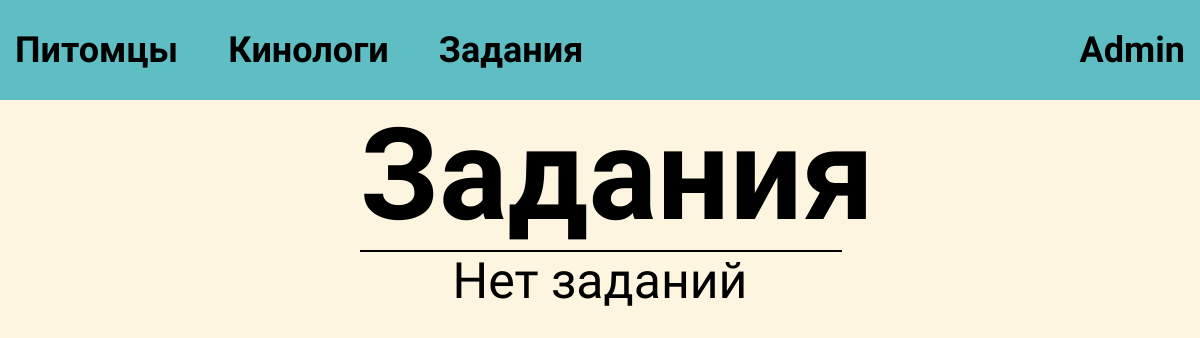
Page /home.php (signed in) on the earlier database version.
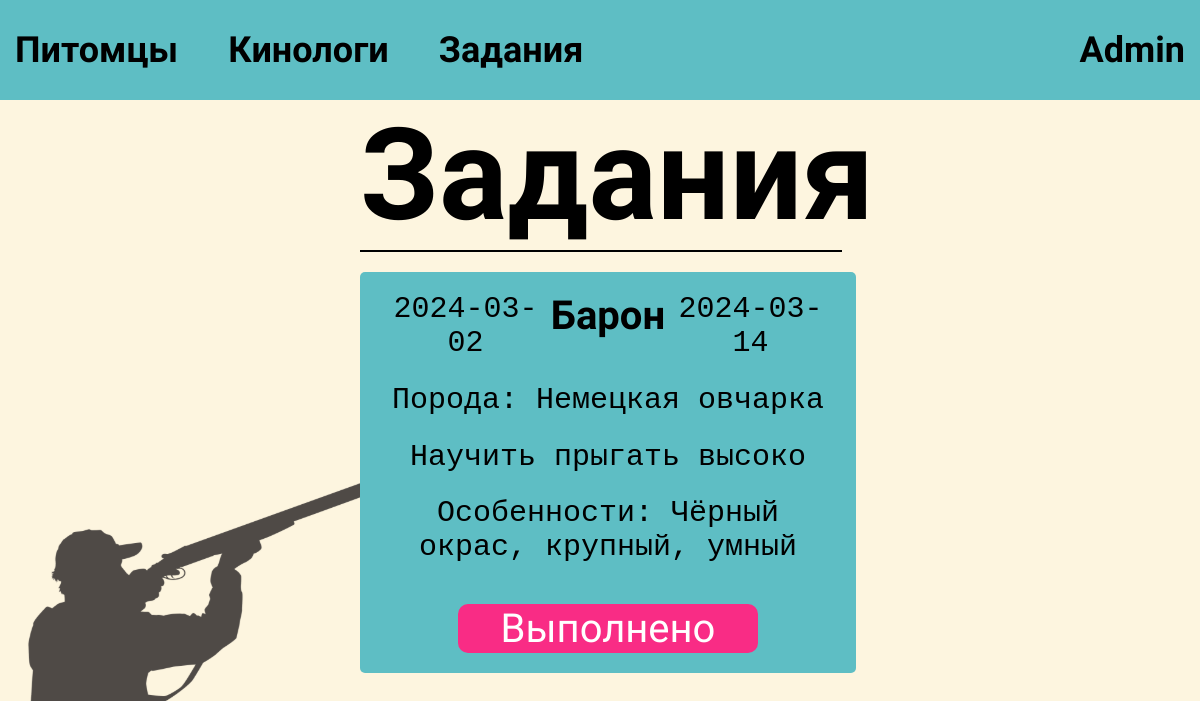
Same page on the later database version.
### tables this page shows
CREATE TABLE `Training` (
  `id` int NOT NULL,
  `dog_id` int NOT NULL,
  `handler_id` int NOT NULL,
  `task` varchar(255) DEFAULT NULL,
  `start_date` date DEFAULT NULL,
  `end_date` date DEFAULT NULL,
  `status` tinyint NOT NULL
);

CREATE TABLE `Dogs` (
  `id` int NOT NULL,
  `name` varchar(50) DEFAULT NULL,
  `breed` varchar(50) DEFAULT NULL,
  `birth` date DEFAULT NULL,
  `training_goals` text,
  `features` varchar(255) DEFAULT NULL
);

### home.php (the view, shortened to what this page needs)
<?php
include 'config.php';
$user_id = $_SESSION['user_id'];
$sql = "SELECT t.*, d.name AS dog_name, d.features, d.breed FROM Training t
        INNER JOIN Dogs d ON t.dog_id = d.id
        WHERE t.status = 0 AND t.handler_id = '$user_id'";
$result = $conn->query($sql);
?>
<!DOCTYPE html>
<html lang="en">
<head>
  <link rel="stylesheet" href="style.css" />
</head>
<body>
<header class="admin_header">
    <div class="toolbar">
      <a href="pets_user.php">Питомцы</a>
      <a href="users_user.php">Кинологи</a>
      <a href="home.php">Задания</a>
    </div>
    <p class="username"><?php echo $_SESSION['username']; ?></p>
</header>
<div class="admin_home-content">
    <p class="title_content">
    Задания
    </p>
    <hr style="border: 1px solid black; width: 100%;">
      <?php
      if ($result->num_rows > 0) {
          while($row = $result->fetch_assoc()) {
              ?>
              <div class="task_container-home">
              <div class="date_namepet">
                  <p class="date_start-home"><?php echo $row["start_date"]; ?></p>
                  <p class="name_pet-home"><?php echo $row["dog_name"]; ?></p>
                  <p class="date_end-home"><?php echo $row["end_date"]; ?></p>
              </div>
              <p class="task-task_container">Порода: <?php echo $row["breed"]; ?></p>
              <p class="task-task_container"><?php echo $row["task"]; ?></p>
              <p class="pet_features-task">Особенности: <?php echo $row["features"]; ?></p>
              <form action="<?php echo htmlspecialchars($_SERVER["PHP_SELF"]); ?>" method="post">
                  <button class="btn_href-pets" type="submit" name="complete_task">Выполнено</button>
              </form>
              </div>
              <?php
          }
      } else {
          echo '<p class="non_work">Нет заданий</p>';
      }
      ?>
  </div>
</body>
</html>

Differences in the rows shown:
added training: start_date "2024-03-02", dog.name "Барон", end_date "2024-03-14", dog.breed "Немецкая овчарка", task "Научить прыгать высоко", dog.features "Чёрный окрас, крупный, умный"
Other differences:
text no longer shown: "Нет заданий"
